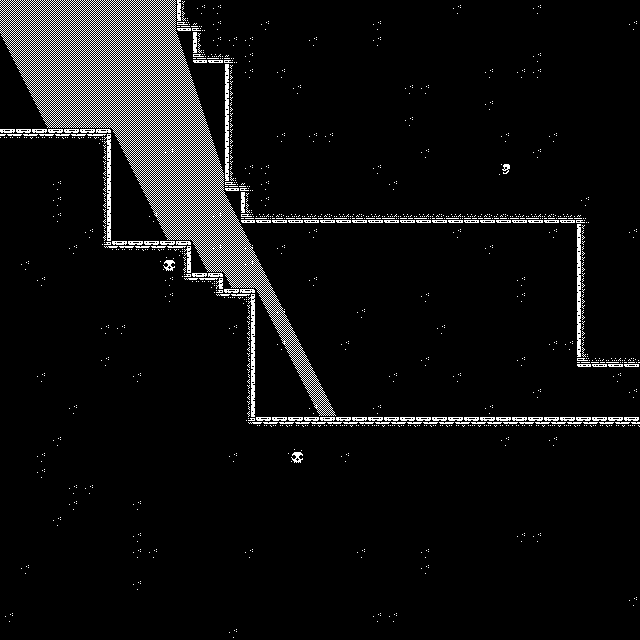

A 2D game scene composited from a Tiled map and its tileset images. What follows is a short description and the map's XML, with each tile layer's data collapsed to a summary:
An orthogonal 40x40 tile map with 16x16 px tiles, 3 tile layers (BG, Walls, Light) and 5 objects.

<map version="1.8" tiledversion="1.8.5" orientation="orthogonal" renderorder="right-down" width="40" height="40" tilewidth="16" tileheight="16" infinite="0" nextlayerid="7" nextobjectid="9">
 <tileset firstgid="1" source="../Art/TileSet/Dow_TileSet.tsx" />
 <layer id="1" name="BG" width="40" height="40">
  <data>[1600 cells, 1600 non-empty, 14 distinct tile ids]</data>
 </layer>
 <layer id="2" name="Walls" width="40" height="40">
  <data>[1600 cells, 1600 non-empty, 38 distinct tile ids]</data>
 </layer>
 <layer id="4" name="Light" width="40" height="40">
  <data>[1600 cells, 163 non-empty, 8 distinct tile ids]</data>
 </layer>
 <objectgroup id="3" name="Walls_Collision">
  <object id="1" x="240" y="192" width="368" height="32">
   <properties>
    <property name="unity:layer" value="Ground" />
   </properties>
  </object>
  <object id="2" x="576" y="224" width="64" height="144">
   <properties>
    <property name="unity:layer" value="Ground" />
   </properties>
  </object>
  <object id="3" x="256" y="416" width="384" height="32">
   <properties>
    <property name="unity:layer" value="Ground" />
   </properties>
  </object>
  <object id="4" x="224" y="288" width="32" height="160">
   <properties>
    <property name="unity:layer" value="Ground" />
   </properties>
  </object>
  <object id="8" x="192" y="272" width="32" height="176">
   <properties>
    <property name="unity:layer" value="Ground" />
   </properties>
  </object>
 </objectgroup>
</map>